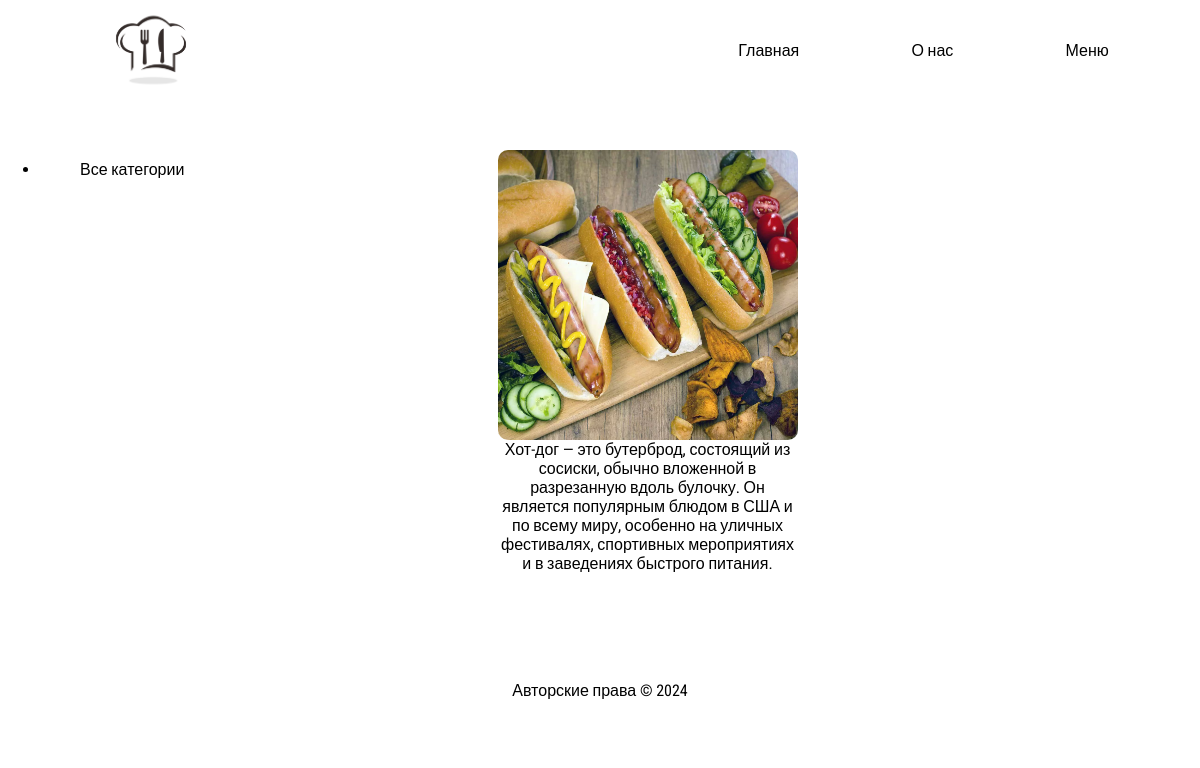
Screenshot of /posts/8/ with the database file from the repository.
### myapp/models.py (models this page shows, shortened)
class Posts(models.Model):
    title = models.CharField('Титул', max_length=255)
    content = models.TextField('Содержание')  # Изменили тип на TextField
    is_published = models.BooleanField(default=False)
    photo = models.ImageField(upload_to='img/', default='/img/')
    created_at = models.DateTimeField(auto_now_add=True)
    updated_at = models.DateTimeField(auto_now=True)
    slug = models.SlugField(max_length=255, db_index=True, unique=True, verbose_name='Ссылка', null=True)
    categoria = models.ForeignKey('Categories', on_delete=models.PROTECT, null=True)
    class Meta:
        verbose_name = "Пост"
        verbose_name_plural = "Посты"

### myapp/views.py (the view)
# urls.py: path('posts/<int:post_id>/', posts_detail, name='posts_detail'),
def posts_detail(request, post_id):
    post = get_object_or_404(Posts, id=post_id)
    return render(request, 'post_detail.html', {'post': post})

### myapp/templates/post_detail.html (shortened to what this page needs)
{% extends "base.html" %}
{% load static %}
{% block extracss %}
<link rel="stylesheet" href="{% static 'css/posts.css' %}" />
{% endblock %}
{% block content %}
<div class="sidebar">
  <ul>
    <li class="{% if not selected %}selected{% endif %}">
      <a href="{% url 'posts_sort' %}">Все категории</a>
    </li>
  </ul>
</div>
<div class="content">
  <div class="div2">
    <p class="p">
       {% if post.photo %}
       <img src="{{ post.photo.url }}" alt="" style="width: 300px; height: 290px; border-radius: 10px;">
       {% else %}
       <h1>no photo</h1>
       {% endif %}
      {{ post.content }}
    </p>
  </div>
</div>
{% endblock %}

### static/css/style.css (style rules this page uses)
* { padding: 0; margin: 0; box-sizing: border-box; font-family: "Roboto Condensed", sans-serif; }
body { background-color: #fff; }

### static/css/posts.css (style rules this page uses)
* { padding: 0; margin: 0; box-sizing: border-box; font-family: "Roboto Condensed", sans-serif; }
.p { width: 300px; height: 290px; border-radius: 20px; margin-left: 15px; margin-right: 20px; margin-bottom: 100px; transition: transform 0.5s; color: black; }
div > p { display: flex; flex-direction: row; justify-content: center; margin-top: 50px; flex-wrap: wrap; text-align: center; }
.sidebar { display: flex; flex-direction: column; margin: 20px; position: absolute; color: black; }
.sidebar a, ul, li { color: black; text-decoration: none; padding: 20px; }
.content { display: flex; flex-direction: row; justify-content: center; align-items: center; margin-bottom: 100px; margin-left: 100px; }

### rows the page displays
Posts: photo (picture), content "Хот-дог — это бутерброд, состоящий из сосиски, обычно вложенной в разрезанную вдоль булочку. Он является популярным блюдом в США и по всему миру, особенно на уличных фестивалях, спортивных мероприятиях и в заведениях быстрого питания."
